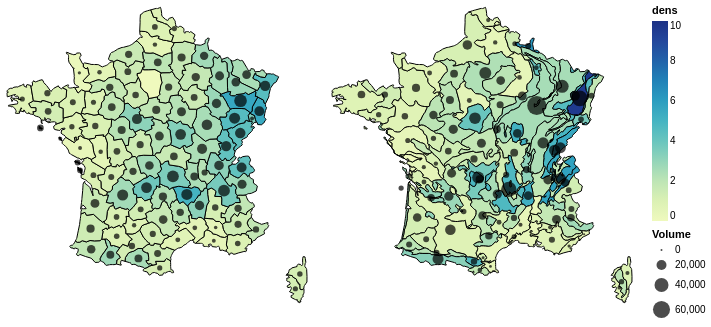

The code cell stored with this chart in its notebook:
### Code cell
background_departements = altair.Chart(data_geojson_departements).mark_geoshape(stroke='black').transform_lookup(
    lookup='properties.code_geog',
    from_=altair.LookupData(volume_by_departements, 'DEP', ['Volume'])).transform_calculate(
    dens='datum.Volume/datum.properties.area'
).encode(
    color=altair.Color('dens',type='quantitative',scale=altair.Scale(domain=[0, 10])),
    tooltip=[
                altair.Tooltip("properties.libelle_geog", type='nominal', title="code"),
                altair.Tooltip("dens", type='quantitative', title="wood dens")
            ]
).project('mercator')

propcircle_departements = altair.Chart(data_geojson_departements).mark_circle(fill='black').transform_lookup(
    lookup='properties.code_geog',
    from_=altair.LookupData(volume_by_departements, 'DEP', ['Volume'])).encode(
    longitude='properties.x:Q',
    latitude='properties.y:Q',
    size=altair.Size('Volume:Q'),
    tooltip=[
                altair.Tooltip("properties.libelle_geog", type='nominal', title="code"),
                altair.Tooltip("Volume", type='quantitative', title="wood volume")
            ]
)
    
background_sylvoecoregions = altair.Chart(data_geojson_sylvoecoregions).mark_geoshape(stroke='black').transform_lookup(
    lookup='properties.code_geog',
    from_=altair.LookupData(volume_by_SER, 'SER', ['Volume'])).transform_calculate(
    dens='datum.Volume/datum.properties.area'
).encode(
    color=altair.Color('dens',type='quantitative',scale=altair.Scale(domain=[0, 10])),
    tooltip=[
                altair.Tooltip("properties.libelle_geog", type='nominal', title="code"),
                altair.Tooltip("dens", type='quantitative', title="wood dens")
            ]
).project('mercator')

propcircle_sylvoecoregions = altair.Chart(data_geojson_sylvoecoregions).mark_circle(fill='black').transform_lookup(
    lookup='properties.code_geog',
    from_=altair.LookupData(volume_by_SER, 'SER', ['Volume'])).encode(
    longitude='properties.x:Q',
    latitude='properties.y:Q',
    size=altair.Size('Volume:Q'),
    tooltip=[
                altair.Tooltip("properties.libelle_geog", type='nominal', title="code"),
                altair.Tooltip("Volume", type='quantitative', title="wood volume")
            ]
)
    
background_departements + propcircle_departements | background_sylvoecoregions + propcircle_sylvoecoregions
